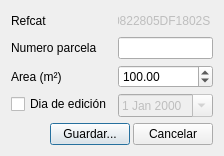
<?xml version="1.0" encoding="UTF-8"?>
<ui version="4.0">
 <class>requestData_dialog</class>
 <widget class="QDialog" name="requestData_dialog">
  <property name="geometry">
   <rect>
    <x>0</x>
    <y>0</y>
    <width>211</width>
    <height>152</height>
   </rect>
  </property>
  <property name="windowTitle">
   <string notr="true">Exportando parcela</string>
  </property>
  <layout class="QVBoxLayout" name="verticalLayout">
   <item>
    <layout class="QFormLayout" name="formLayout">
     <item row="0" column="0">
      <widget class="QLabel" name="refcat_lbl">
       <property name="text">
        <string>Refcat</string>
       </property>
      </widget>
     </item>
     <item row="0" column="1">
      <widget class="QLineEdit" name="parcela_tbx">
       <property name="enabled">
        <bool>false</bool>
       </property>
       <property name="mouseTracking">
        <bool>false</bool>
       </property>
       <property name="focusPolicy">
        <enum>Qt::NoFocus</enum>
       </property>
       <property name="acceptDrops">
        <bool>false</bool>
       </property>
       <property name="text">
        <string>0822805DF1802S</string>
       </property>
       <property name="frame">
        <bool>false</bool>
       </property>
      </widget>
     </item>
     <item row="1" column="0">
      <widget class="QLabel" name="num_parcel_lbl">
       <property name="text">
        <string>Numero parcela</string>
       </property>
      </widget>
     </item>
     <item row="1" column="1">
      <widget class="QLineEdit" name="num_parcel_tbx"/>
     </item>
     <item row="2" column="0">
      <widget class="QLabel" name="area_lbl">
       <property name="text">
        <string>Area (m²)</string>
       </property>
      </widget>
     </item>
     <item row="2" column="1">
      <widget class="QDoubleSpinBox" name="area_dsb">
       <property name="maximum">
        <double>9999.989999999999782</double>
       </property>
       <property name="singleStep">
        <double>5.000000000000000</double>
       </property>
       <property name="value">
        <double>100.000000000000000</double>
       </property>
      </widget>
     </item>
     <item row="3" column="0">
      <widget class="QCheckBox" name="diaEdicion_chb">
       <property name="text">
        <string>Dia de edición</string>
       </property>
      </widget>
     </item>
     <item row="3" column="1">
      <widget class="QDateEdit" name="diaEdicion_de">
       <property name="enabled">
        <bool>false</bool>
       </property>
       <property name="calendarPopup">
        <bool>true</bool>
       </property>
      </widget>
     </item>
    </layout>
   </item>
   <item>
    <layout class="QHBoxLayout" name="horizontalLayout">
     <property name="spacing">
      <number>3</number>
     </property>
     <item>
      <spacer name="horizontalSpacer">
       <property name="orientation">
        <enum>Qt::Horizontal</enum>
       </property>
       <property name="sizeHint" stdset="0">
        <size>
         <width>40</width>
         <height>20</height>
        </size>
       </property>
      </spacer>
     </item>
     <item>
      <widget class="QPushButton" name="save_btn">
       <property name="text">
        <string>Guardar...</string>
       </property>
      </widget>
     </item>
     <item>
      <widget class="QPushButton" name="cancel_btn">
       <property name="text">
        <string>Cancelar</string>
       </property>
      </widget>
     </item>
    </layout>
   </item>
  </layout>
 </widget>
 <resources/>
 <connections>
  <connection>
   <sender>cancel_btn</sender>
   <signal>clicked()</signal>
   <receiver>requestData_dialog</receiver>
   <slot>reject()</slot>
   <hints>
    <hint type="sourcelabel">
     <x>213</x>
     <y>135</y>
    </hint>
    <hint type="destinationlabel">
     <x>233</x>
     <y>148</y>
    </hint>
   </hints>
  </connection>
 </connections>
</ui>
